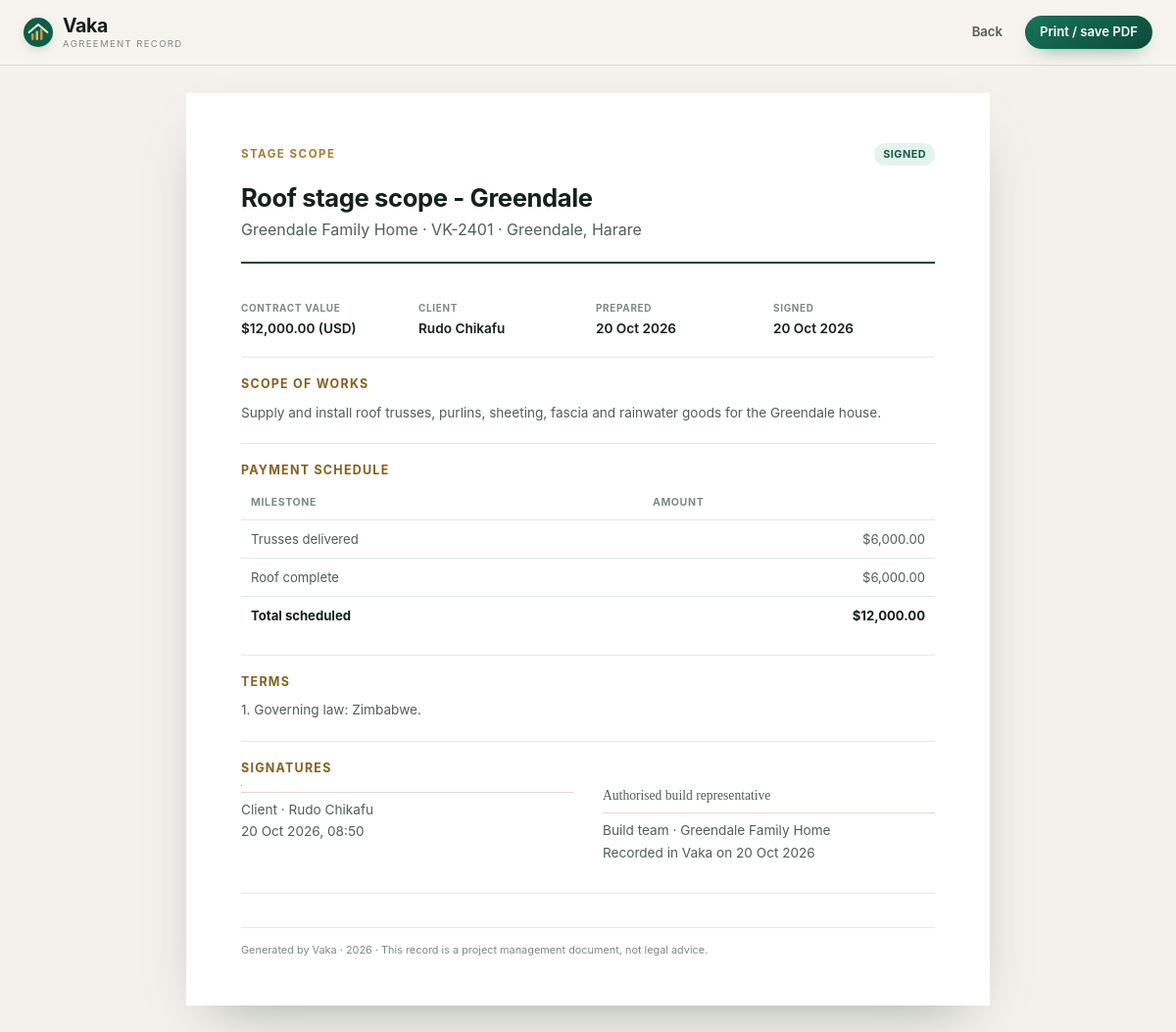
Screenshot of /app/agreements/989db2816b924ff3a33d/print (signed in) with the database file from the repository.
### tables this page shows
CREATE TABLE agreements (
  id TEXT PRIMARY KEY,
  project_id TEXT NOT NULL REFERENCES projects(id) ON DELETE CASCADE,
  type TEXT NOT NULL DEFAULT 'build_contract',
  title TEXT NOT NULL,
  contract_value_cents INTEGER NOT NULL DEFAULT 0,
  currency TEXT NOT NULL DEFAULT 'USD',
  scope TEXT NOT NULL,
  terms TEXT NOT NULL,
  payment_schedule TEXT NOT NULL DEFAULT '[]',
  client_name TEXT NOT NULL,
  client_signature TEXT,
  signed_at TEXT,
  status TEXT NOT NULL DEFAULT 'draft',
  created_by TEXT NOT NULL REFERENCES users(id),
  created_at TEXT NOT NULL
);

CREATE TABLE projects (
  id TEXT PRIMARY KEY,
  code TEXT NOT NULL UNIQUE,
  name TEXT NOT NULL,
  description TEXT,
  owner_id TEXT NOT NULL REFERENCES users(id) ON DELETE CASCADE,
  manager_id TEXT REFERENCES users(id),
  city TEXT DEFAULT 'Harare',
  suburb TEXT,
  stand_number TEXT,
  status TEXT NOT NULL DEFAULT 'planning',
  budget_cents INTEGER NOT NULL DEFAULT 0,
  start_date TEXT,
  target_date TEXT,
  created_at TEXT NOT NULL,
  updated_at TEXT NOT NULL
);

### routes_agreements.py (the view)
@bp.get("/app/agreements/<agreement_id>/print")
@login_required
def print_view(agreement_id):
    agreement = query("SELECT * FROM agreements WHERE id = ?", (agreement_id,), one=True)
    if not agreement:
        abort(404)
    project = require_project(agreement["project_id"])
    try:
        schedule = json.loads(agreement["payment_schedule"] or "[]")
    except json.JSONDecodeError:
        schedule = []
    return render_template(
        "app/agreement_print.html",
        agreement=agreement,
        project=project,
        schedule=schedule,
        scheduled_total=sum(item.get("amountCents", 0) for item in schedule),
    )

### auth.py (called while the page is built, shortened)
def load_user():
    user_id = session.get("uid")
    g.user = (
        query(
            """SELECT id, name, email, role, phone, country, avatar_color, created_at
               FROM users WHERE id = ?""",
            (user_id,),
            one=True,
        )
        if user_id
        else None
    )

def verify_csrf():
    if request.method not in {"POST", "PUT", "PATCH", "DELETE"}:
        return

def login_required(view):
    @wraps(view)
    def wrapped(*args, **kwargs):
        if g.user is None:
            return redirect(url_for("auth.login", next=request.full_path.rstrip("?")))
        return view(*args, **kwargs)
    return wrapped

def can_manage_project(user, project) -> bool:
    if not user or not project:
        return False
    return user["role"] == "admin" or project["owner_id"] == user["id"] or project["manager_id"] == user["id"]

def require_project(project_id: str):
    project = query("SELECT * FROM projects WHERE id = ?", (project_id,), one=True)
    if not project or not can_manage_project(g.user, project):
        abort(404)
    return project

### db.py (called while the page is built)
def get_db() -> sqlite3.Connection:
    if "db" not in g:
        connection = sqlite3.connect(
            current_app.config["DATABASE"],
            timeout=15,
            detect_types=sqlite3.PARSE_DECLTYPES,
        )
        connection.row_factory = sqlite3.Row
        connection.execute("PRAGMA foreign_keys = ON")
        connection.execute("PRAGMA journal_mode = WAL")
        g.db = connection
    return g.db

def query(sql: str, args=(), one: bool = False):
    cursor = get_db().execute(sql, args)
    rows = [dict(row) for row in cursor.fetchall()]
    cursor.close()
    if one:
        return rows[0] if rows else None
    return rows

### money.py (called while the page is built)
def format_money(cents: int | None) -> str:
    value = (cents or 0) / 100
    return f"${value:,.2f}"

def format_date(value) -> str:
    date = _to_datetime(value)
    return f"{date.day} {date:%b %Y}" if date else "—"

def format_datetime(value) -> str:
    date = _to_datetime(value)
    return f"{date.day} {date:%b %Y}, {date:%H:%M}" if date else "—"

### ui.py (called while the page is built)
def badge(status: str | None) -> Markup:
    tone, label = BADGES.get(status or "", ("muted", (status or "").replace("_", " ").title()))
    return Markup(f'<span class="badge badge-{tone}">{label}</span>')

### templates/app/agreement_print.html (shortened to what this page needs)
<!doctype html>
<html lang="en">
<head>
  <link rel="stylesheet" href="{{ url_for('static', filename='css/app.css') }}" />
  <link rel="stylesheet" href="{{ url_for('static', filename='css/portal.css') }}" />
</head>
<body class="print-body">
  <div class="print-toolbar">
    <a class="brand" href="/app/agreements">{{ logo_mark(30) }}<span class="brand-text"><span class="brand-name">Vaka</span><span class="brand-tag">Agreement record</span></span></a>
    <div class="print-actions">
      <a class="btn btn-ghost btn-sm" href="{{ url_for('agreements.detail', agreement_id=agreement.id) }}">Back</a>
      <button class="btn btn-primary btn-sm" type="button" data-print>Print / save PDF</button>
    </div>
  </div>
  <article class="print-sheet">
    <header class="print-head">
      <div>
        <p class="eyebrow">{{ agreement.type|replace('_', ' ')|title }}</p>
        <h1>{{ agreement.title }}</h1>
        <p class="muted">{{ project.name }} · {{ project.code }} · {% if project.suburb %}{{ project.suburb }}, {% endif %}{{ project.city }}</p>
      </div>
      <div class="print-status">{{ badge(agreement.status) }}</div>
    </header>
    <dl class="contract-doc-meta">
      <div><dt>Contract value</dt><dd>{{ agreement.contract_value_cents|money }} ({{ agreement.currency }})</dd></div>
      <div><dt>Client</dt><dd>{{ agreement.client_name }}</dd></div>
      <div><dt>Prepared</dt><dd>{{ agreement.created_at|date }}</dd></div>
      <div><dt>Signed</dt><dd>{{ agreement.signed_at|date if agreement.signed_at else 'Not yet signed' }}</dd></div>
    </dl>
    <section class="contract-section">
      <h2>Scope of works</h2>
      <p class="pre-wrap">{{ agreement.scope }}</p>
    </section>
    <section class="contract-section">
      <h2>Payment schedule</h2>
      <table class="table">
        <thead><tr><th>Milestone</th><th class="align-right">Amount</th></tr></thead>
        <tbody>
          {% for item in schedule %}
            <tr><td>{{ item.label }}</td><td class="align-right">{{ item.amountCents|money }}</td></tr>
          {% endfor %}
        </tbody>
        <tfoot><tr><td>Total scheduled</td><td class="align-right">{{ scheduled_total|money }}</td></tr></tfoot>
      </table>
    </section>
    <section class="contract-section">
      <h2>Terms</h2>
      <p class="pre-wrap">{{ agreement.terms }}</p>
    </section>
    <section class="contract-section">
      <h2>Signatures</h2>
      <div class="signature-grid">
        <div class="signature-block">
          <p class="signature-line">Client · {{ agreement.client_name }}</p>
          <p class="mini-meta">{{ agreement.signed_at|datetime if agreement.signed_at else '' }}</p>
        </div>
        <div class="signature-block">
          <p class="signature-name">Authorised build representative</p>
          <p class="signature-line">Build team · {{ project.name }}</p>
          <p class="mini-meta">Recorded in Vaka on {{ agreement.created_at|date }}</p>
        </div>
      </div>
    </section>
    <footer class="print-foot">
      <p>Generated by Vaka · {{ current_year }} · This record is a project management document, not legal advice.</p>
    </footer>
  </article>
</body>
</html>

### static/css/app.css (style rules this page uses)
:root { --forest-950: #052018; --forest-900: #0a3327; --forest-800: #0c4a39; --forest-700: #0f5d46; --forest-600: #16745a; --forest-500: #2a8a6c; --forest-400: #4b9679; --forest-300: #7fb8a2; --forest-200: #aed3c4; --forest-100: #d9ece3; --forest-50: #eef7f2; --brass-700: #85601f; --brass-600: #a97b2f; --brass-500: #c8963e; --brass-400: #d9ab5d; --brass-300: #e6c489; --brass-100: #f7ebd3; --sand-50: #fcfaf7; --sand-100: #f7f4ef; --sand-200: #efe9df; --sand-300: #e2d9ca; --sand-400: #cfc3ae; --ink: #14201b; --ink-soft: #4e5f58; --ink-faint: #7c8a84; --line: rgba(15, 93, 70, 0.12); --line-strong: rgba(15, 93, 70, 0.22); --brick: #b3402f; --brick-soft: #fbe9e5; --amber-soft: #fdf4e3; --success: #16745a; --success-soft: #e4f4ed; --radius-xs: 8px; --radius-sm: 10px; --radius: 16px; --radius-lg: 22px; --radius-xl: 30px; --shadow-sm: 0 1px 2px rgba(16, 40, 32, 0.05); --shadow: 0 1px 2px rgba(16, 40, 32, 0.05), 0 14px 34px -22px rgba(16, 40, 32, 0.35); --shadow-lg: 0 24px 60px -28px rgba(7, 40, 30, 0.4); --font-sans: "Inter", "Segoe UI", system-ui, -apple-system, "Helvetica Neue", Arial, sans-serif; --font-serif: "Iowan Old Style", "Palatino Linotype", Palatino, Georgia, serif; --font-mono: "SFMono-Regular", ui-monospace, "Cascadia Mono", Consolas, monospace; --header-h: 72px; --content-max: 1220px; }
*, *::before, *::after { box-sizing: border-box; }
html { -webkit-text-size-adjust: 100%; scroll-behavior: smooth; scroll-padding-top: 92px; }
body { margin: 0; font-family: var(--font-sans); font-size: 16px; line-height: 1.55; color: var(--ink); background: var(--sand-100); -webkit-font-smoothing: antialiased; text-rendering: optimizeLegibility; }
img, svg { display: block; max-width: 100%; }
a { color: var(--forest-700); text-decoration: none; }
button, input, select, textarea { font: inherit; color: inherit; }
h1, h2, h3, h4, p, ul, ol, dl, dd, figure { margin: 0; }
.muted { color: var(--ink-soft); }
.pre-wrap { white-space: pre-wrap; word-break: break-word; }
h1, h2, h3 { color: var(--ink); letter-spacing: -0.015em; line-height: 1.15; font-weight: 650; }
h2 { font-size: clamp(1.55rem, 1.2rem + 1.4vw, 2.35rem); }
.eyebrow { display: inline-flex; align-items: center; gap: 7px; margin-bottom: 14px; font-size: 0.72rem; font-weight: 650; letter-spacing: 0.13em; text-transform: uppercase; color: var(--brass-600); }
.brand { display: inline-flex; align-items: center; gap: 10px; color: var(--ink); }
.brand-text { display: flex; flex-direction: column; line-height: 1.05; }
.brand-name { font-size: 1.22rem; font-weight: 700; letter-spacing: -0.02em; }
.brand-tag { font-size: 0.6rem; letter-spacing: 0.14em; text-transform: uppercase; color: var(--ink-faint); margin-top: 3px; }
.logo-mark { flex: none; border-radius: 15px; box-shadow: 0 4px 14px -6px rgba(15, 93, 70, 0.5); }
.btn { display: inline-flex; align-items: center; justify-content: center; gap: 8px; padding: 10px 18px; border: 1px solid transparent; border-radius: 999px; font-size: 0.9rem; font-weight: 600; line-height: 1.2; cursor: pointer; transition: transform 0.16s ease, background 0.16s ease, border-color 0.16s ease, box-shadow 0.16s ease; text-align: center; white-space: nowrap; }
.btn-primary { background: linear-gradient(150deg, var(--forest-600), var(--forest-800)); color: #fff; box-shadow: 0 8px 20px -12px rgba(15, 93, 70, 0.9); }
.btn-ghost { background: transparent; color: var(--ink-soft); }
.btn-sm { padding: 8px 14px; font-size: 0.82rem; }
.badge { display: inline-flex; align-items: center; gap: 5px; padding: 3px 9px; border-radius: 999px; font-size: 0.68rem; font-weight: 650; letter-spacing: 0.04em; text-transform: uppercase; white-space: nowrap; background: var(--sand-200); color: var(--ink-soft); }
.badge-success { background: var(--success-soft); color: var(--forest-700); }
.signature-name { font-family: "Segoe Script", "Bradley Hand", "Brush Script MT", cursive; font-size: 1.5rem; color: var(--forest-900); line-height: 1.1; }
.signature-line { font-size: 0.7rem; color: var(--ink-faint); border-top: 1px solid var(--sand-300); padding-top: 6px; margin-top: 6px; }

### templates/app/agreement_print.html (style rules this page uses)
body { background: #fff; }
.print-toolbar { display: flex; justify-content: space-between; align-items: center; gap: 12px; padding: 16px 24px; background: #F7F4EF; border-bottom: 1px solid #E2D9CA; }
.print-actions { display: flex; gap: 8px; }

### rows the page displays
agreements: type "STAGE SCOPE", title "Roof stage scope - Greendale", status "SIGNED", contract_value_cents "$12,000.00", currency "USD", client_name "Rudo Chikafu", created_at "20 Oct 2026", signed_at "20 Oct 2026", scope "Supply and install roof trusses, purlins, sheeting, fascia and rainwater goods for the Greendale house.", terms "1. Governing law: Zimbabwe.", signed_at "20 Oct 2026, 08:50"
projects: name "Greendale Family Home", code "VK-2401", suburb "Greendale", city "Harare"

### other values shown
{{ item.label }} "Trusses delivered" "Roof complete"
{{ item.amountCents|money }} "$6,000.00" "$6,000.00"
{{ scheduled_total|money }} "$12,000.00"
{{ current_year }} "2026"
